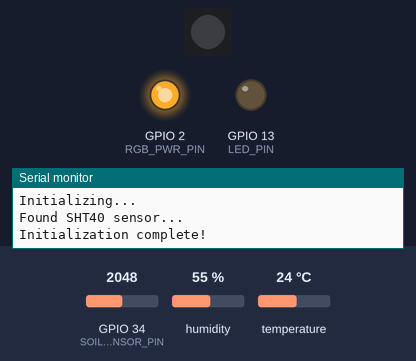
The sketch below on a simulated ESP32. Shown: 1 RGB LEDs in strip order, left to right, output pins drawn as LEDs (lit = HIGH), the last lines printed to the serial monitor. The inputs (shaded band) are chosen by the test bench; at power-on: GPIO 34 (SOIL_SENSOR_PIN) = 2048, humidity 55 %, temperature 24 °C. Dim RGB values are drawn brighter than linear; WiFi joins after 1.5 s; servers stay silent unless stated; random numbers use the default seed unless the sketch sets one.

Above: at 1.6 s.
At 63.06 s:
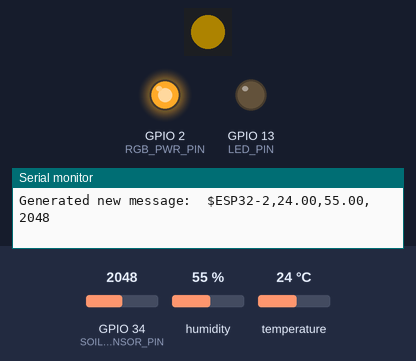
At 96.69 s:
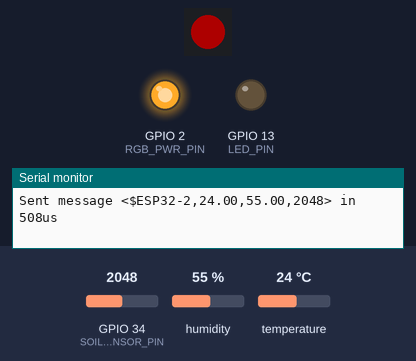
Timing chart, 0 to 98.4 s (numbered marks = the images above):
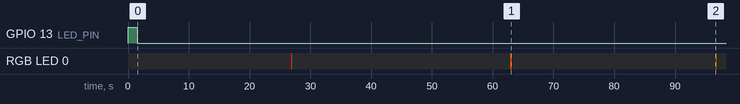

The sketch:

SoilSensing-WiFi-V1.ino
```cpp
#include "Wire.h"
#include <Adafruit_NeoPixel.h>
#include "Adafruit_SHT4x.h"
#include <WiFi.h>
#include <WiFiUdp.h>

#define LED_PIN 13
#define RGB_DATA_PIN 0
#define RGB_PWR_PIN 2
#define SOIL_SENSOR_PIN 34

const String NODE_NAME = "ESP32-2";

WiFiUDP udp;
Adafruit_NeoPixel pixels(1, RGB_DATA_PIN, NEO_GRB + NEO_KHZ800);
Adafruit_SHT4x sht4 = Adafruit_SHT4x();

const char* ssid     = "Tanks!";
const char* password = "BattleBegin";
const IPAddress broadcastIp = IPAddress(255,255,255,255);
const uint16_t port = 12000;

String msg = "";
uint32_t nextSensorSampleTime = UINT32_MAX;
bool hasSoilSensor = false;
bool hasTempSensor = false;

void setLed(bool state){
  digitalWrite(LED_PIN, state);
}

void setRGB(uint8_t state, uint32_t duration = 0){
  if(state == 1){
    pixels.setPixelColor(0, pixels.Color(255, 0, 0));
  }
  else if(state == 2){
    pixels.setPixelColor(0, pixels.Color(255, 191, 0));
  }
  else if(state == 3){
    pixels.setPixelColor(0, pixels.Color(0, 255, 0));
  }
  else if(state == 4){
    pixels.setPixelColor(0, pixels.Color(0, 0, 255));
  }
  else{
    pixels.clear();
  }
  pixels.show();
  delay(duration);
}

void updateSensorSampleTime(){
  nextSensorSampleTime = millis() + 30000 + random(-5000, 6000);
}

uint16_t readSoilSensor(){
  return analogRead(SOIL_SENSOR_PIN);
}

void setup() {
  // Serial init
  Serial.begin(115200);
  Serial.println("Initializing...");

  // I2C init
  Wire.begin();

  // LED init
  pinMode(LED_PIN, OUTPUT);
  setLed(true);

  // RGB LED init
  pinMode(RGB_PWR_PIN, OUTPUT);
  digitalWrite(RGB_PWR_PIN, HIGH);
  pixels.begin();
  pixels.setBrightness(50);
  // setRGB(1, 500);
  // setRGB(2, 500);
  // setRGB(3, 500);
  // setRGB(4, 500);
  setRGB(0);

  // Humidity / temp sensor init
  hasTempSensor = sht4.begin();
  if(hasTempSensor){
    sht4.setPrecision(SHT4X_HIGH_PRECISION);
    Serial.println("Found SHT40 sensor...");
  }
  else{
    Serial.println("Unable to find SHT40 sensor...");
  }

  // Soil sensor init
  pinMode(SOIL_SENSOR_PIN, INPUT);
  hasSoilSensor = true;

  // Sensor sample init
  if(hasSoilSensor || hasTempSensor){
    randomSeed(analogRead(39));
    updateSensorSampleTime();
  }

  // WiFi init
  WiFi.begin(ssid, password); // Connect to WiFi
  while(WiFi.status() != WL_CONNECTED); // Wait until connected to WiFi
  // WiFi.config(ip, WiFi.gatewayIP(), WiFi.subnetMask());
  // while(WiFi.localIP() != ip); // Wait for IP to update
  while(!udp.begin(port)); // Begin UDP connection

  Serial.println("Initialization complete!");
  setLed(false);
}

void loop() {
  // Update sensor message
  if(millis() > nextSensorSampleTime){
    setRGB(1, 100);
    // Serial.println("Updating sensor values...");
    String currTemp = "";
    String currHumidity = "";
    String currSoilMoisture = "";

    // Temp sensor update
    if(hasTempSensor){
      sensors_event_t humidity, temp;
      sht4.getEvent(&humidity, &temp);
      currTemp = String(temp.temperature);
      currHumidity = String(humidity.relative_humidity);
      // Serial.print("Temperature: "); Serial.print(temp.temperature); Serial.println(" degrees C");
      // Serial.print("Humidity: "); Serial.print(humidity.relative_humidity); Serial.println("% rH");
    }

    // Soil sensor update
    if(hasSoilSensor){
      currSoilMoisture = String(readSoilSensor());
    }

    // Update message
    msg = "$" + NODE_NAME + "," + currTemp+ "," + currHumidity + "," + currSoilMoisture;
    updateSensorSampleTime();
    Serial.println("Generated new message:\t" + msg);
    setRGB(0);
  }

  uint8_t msgLength = udp.parsePacket();
  if(msgLength > 0){
    setRGB(4, 100);
    char msgBuffer[msgLength];
    udp.read(msgBuffer, msgLength);  // Read received data
    String rxMsg = String(msgBuffer);
    Serial.println("Received new message:\t" + rxMsg);
    setRGB(0);
  }

  // Connect and transmit if message is ready
  if(msg.length() > 0){
    setRGB(2, 100);

    uint8_t msgLength = msg.length() + 1;
    uint8_t msgBuffer[msgLength];
    msg.getBytes(msgBuffer, msgLength);

    while(true){
      setRGB(3);
      uint32_t txStartTime = micros();
      if(udp.beginPacket(broadcastIp, port)){  // Begin packet and set destination
        udp.write(msgBuffer, msgLength);   // Write bytes from buffer to packet
        if(udp.endPacket()){        //Send packet
          uint32_t txDuration = micros() - txStartTime;
          Serial.println("Sent message <" + msg + "> in " + String(txDuration) + "us");
          msg = "";
          break;
        }
      }
      else{
        Serial.println("Unable to connect to next hop...");
      }
      delay(2000);
    }

    setRGB(0);
  }
}
```

Measured:
- by itself, RGB LED 0: repeats every 36.1 s: RGB(50, 38, 0) 0.10 s, off 35.8 s, RGB(50, 0, 0) 0.18 s
